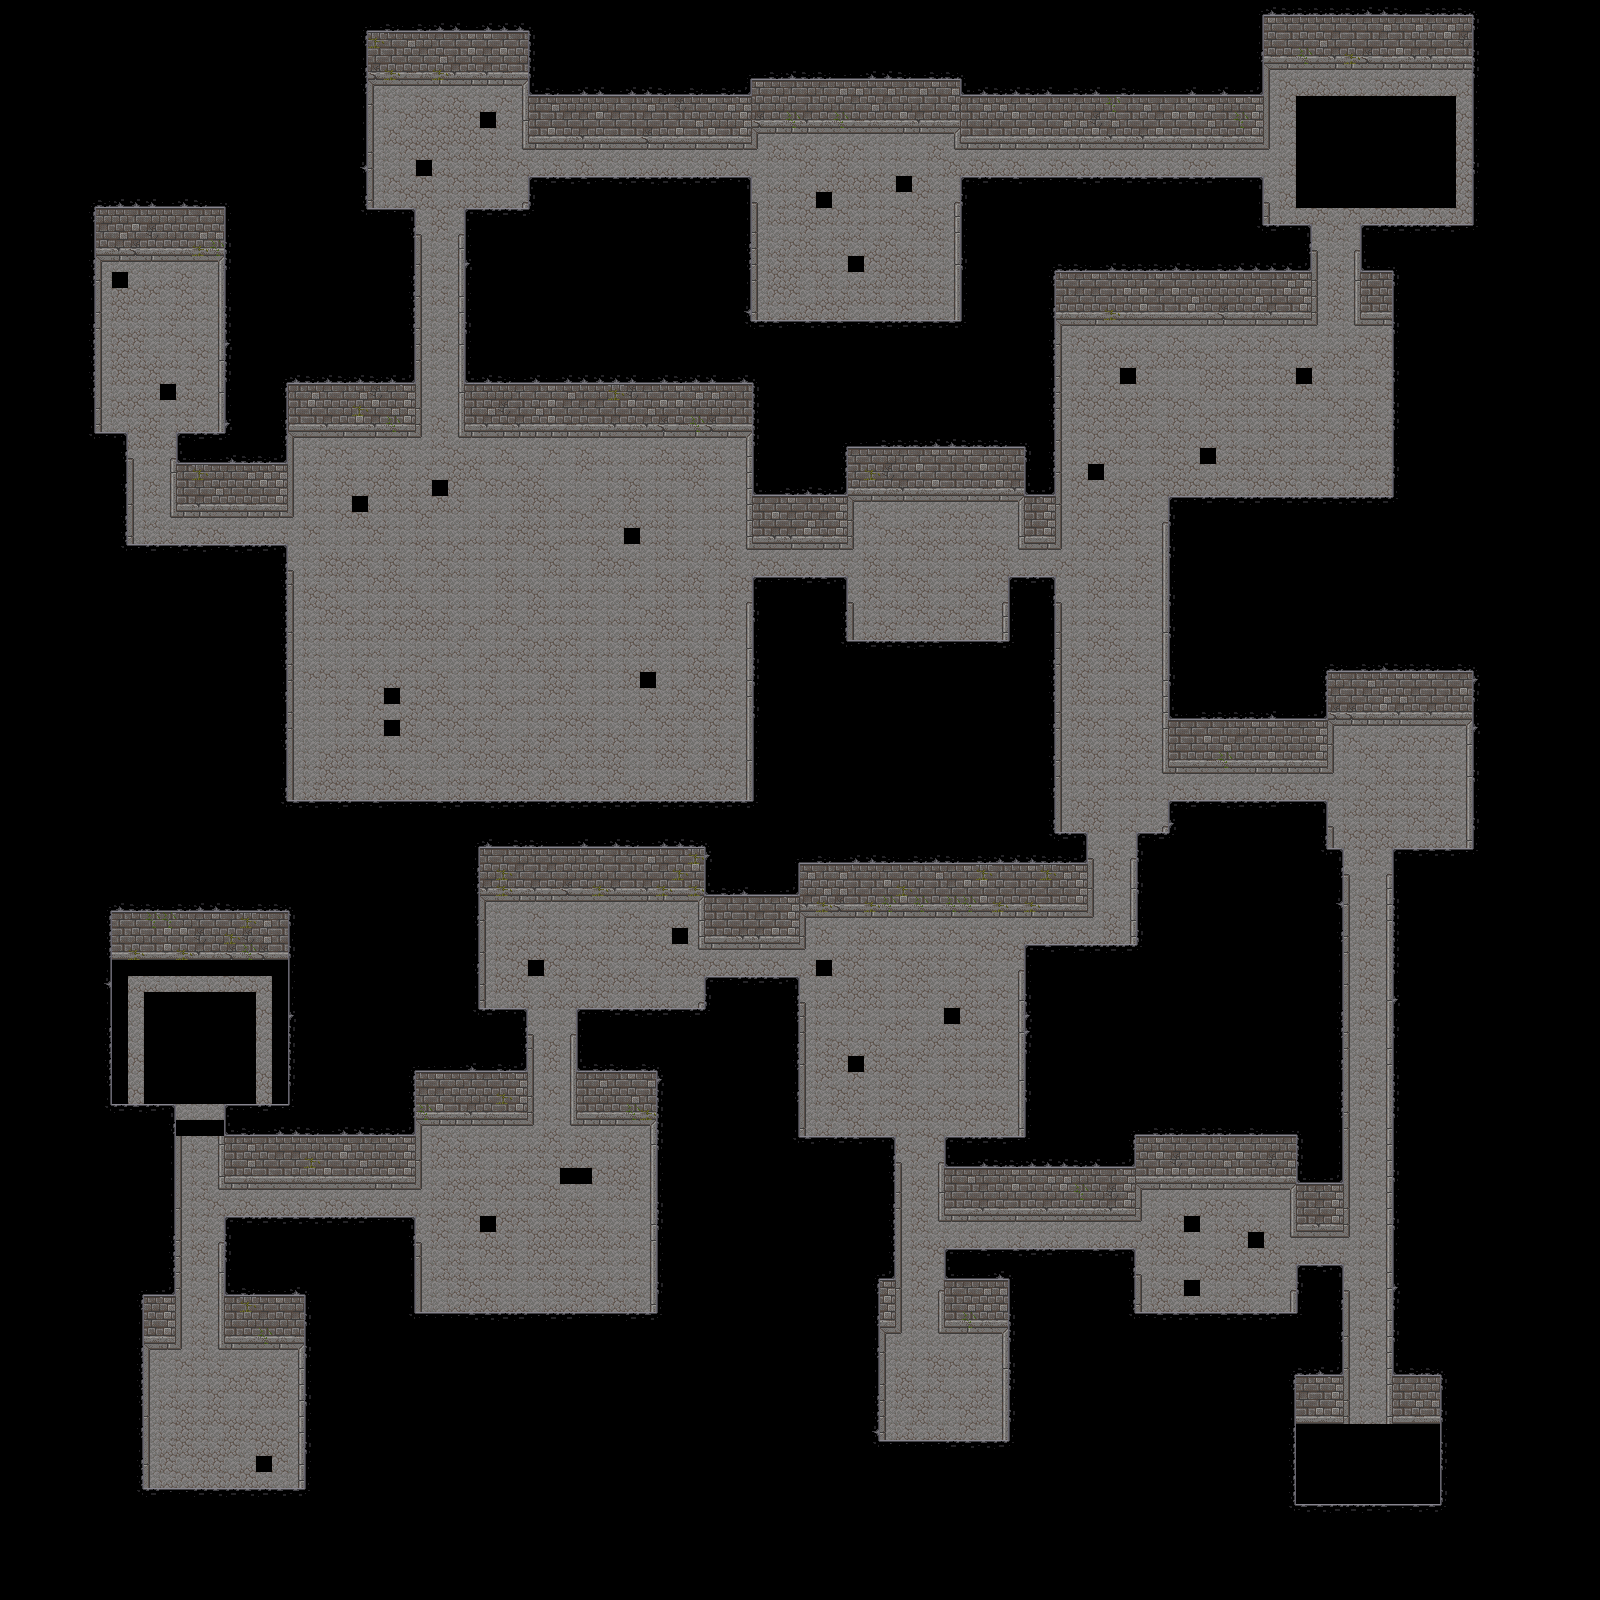

Below is a game level as drawn by its tile map, then a one-line description and the .tmx that defines it (tile-layer data replaced by summaries):
An orthogonal 100x100 tile map with 16x16 px tiles, 2 tile layers (Background, Foreground), 1 hidden layer not drawn and 5 objects (3x SpawnRoom, 2x Player Start).

<map version="1.2" tiledversion="1.2.2" orientation="orthogonal" renderorder="right-down" width="100" height="100" tilewidth="16" tileheight="16" infinite="0" backgroundcolor="#000000" nextlayerid="10" nextobjectid="29">
 <tileset firstgid="1" source="TopDownDungeon.tsx" />
 <layer id="5" name="Background" width="100" height="100">
  <data>[10000 cells, 3860 non-empty, 73 distinct tile ids]</data>
 </layer>
 <objectgroup id="4" name="Objects">
  <object id="5" name="Player1" type="Player Start" x="192.242" y="1424.01">
   <properties>
    <property name="ID" type="int" value="1" />
   </properties>
   <point />
  </object>
  <object id="6" name="Player2" type="Player Start" x="256" y="1423.91">
   <properties>
    <property name="ID" type="int" value="2" />
   </properties>
   <point />
  </object>
  <object id="24" name="BossSpawnRoom" type="SpawnRoom" x="305.333" y="446.667" width="430.667" height="342.667">
   <properties>
    <property name="Barrel" type="int" value="5" />
   </properties>
  </object>
  <object id="25" name="EnemySpawnRoom1" type="SpawnRoom" x="434.667" y="1137.33" width="205.333" height="165.333">
   <properties>
    <property name="Barrel" type="int" value="5" />
    <property name="Chest" type="int" value="5" />
    <property name="Slime" type="int" value="0" />
   </properties>
  </object>
  <object id="26" name="LootRoom" type="SpawnRoom" x="898.667" y="1346.67" width="94.6667" height="88">
   <properties>
    <property name="LargeLoot" type="int" value="1" />
    <property name="MediumLoot" type="int" value="3" />
    <property name="SmallLoot" type="int" value="5" />
   </properties>
  </object>
 </objectgroup>
 <layer id="6" name="Foreground" width="100" height="100">
  <data>[10000 cells, 1346 non-empty, 21 distinct tile ids]</data>
 </layer>
 <layer id="7" name="Collision" width="100" height="100" visible="0">
  <data>[10000 cells, 1088 non-empty, 1 distinct tile ids]</data>
 </layer>
</map>